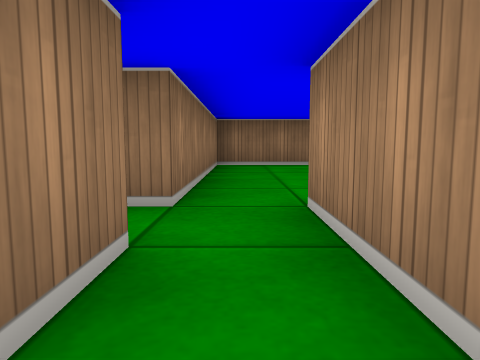
view 1 (above)

16 first-person views from a walk through a cub3D level. The camera is about half as high as the walls, tilts 6° down and sees 70° across. The floor is counted in squares. Each view is taken from the middle of a square. On the plan, view 1 faces up. The plan holds only what a view shows up to about 9 squares ahead; the rest is blank.

view 2
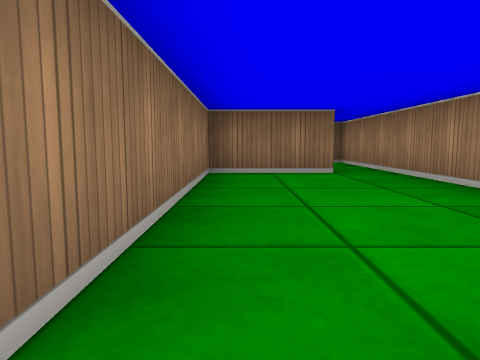

view 3
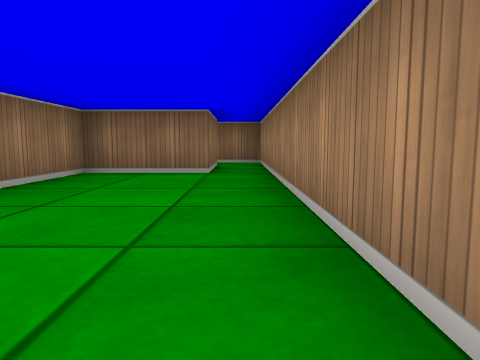

view 4
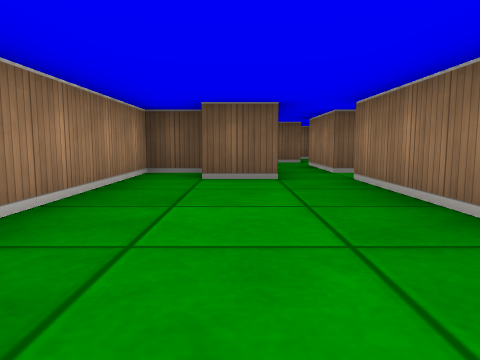

view 5
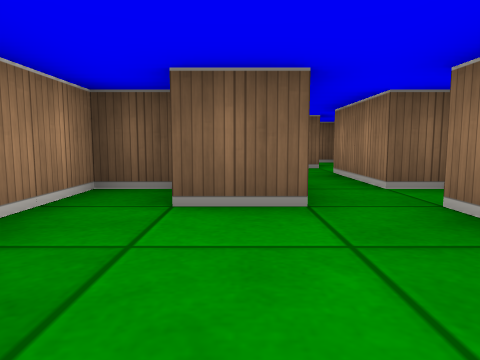

view 6
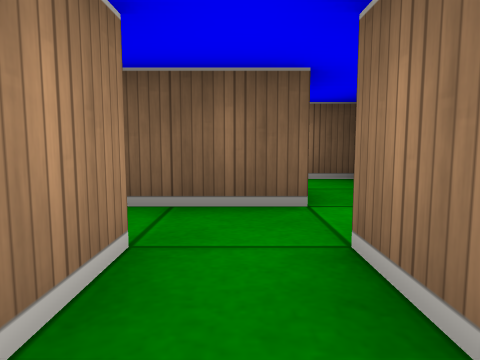

view 7
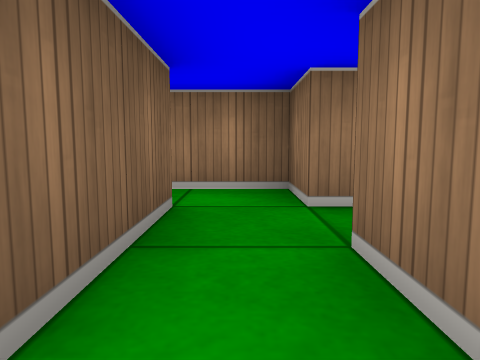

view 8
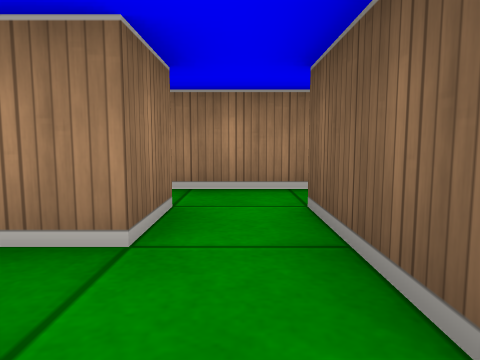

view 9
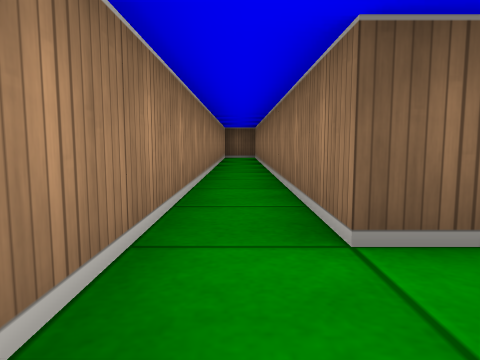

view 10
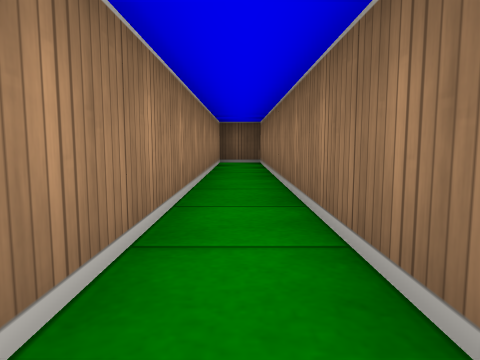

view 11
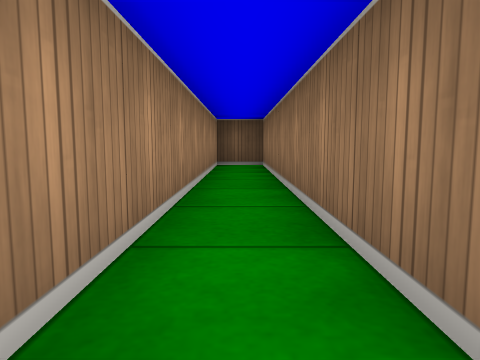

view 12
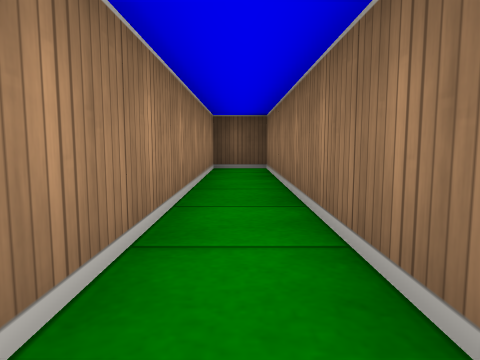

view 13
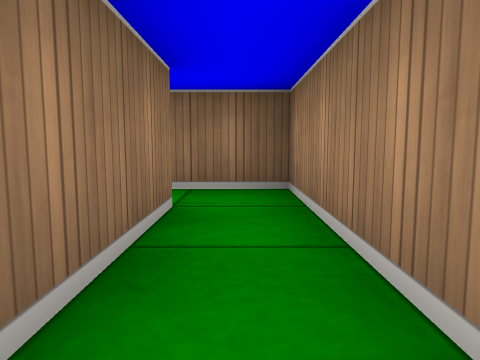

view 14
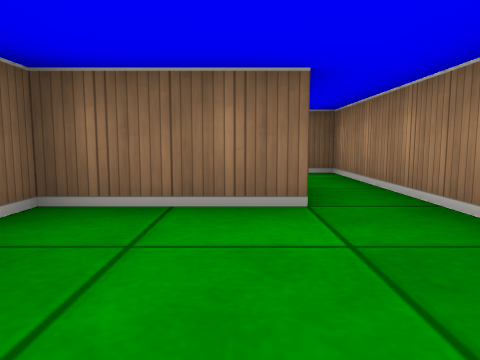

view 15
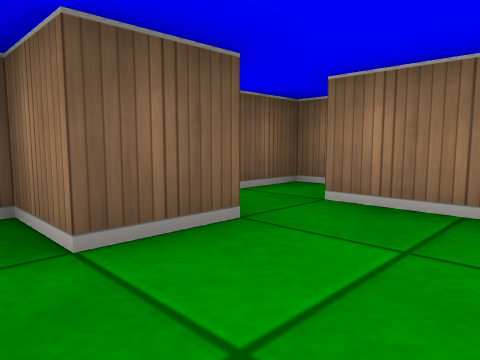

view 16
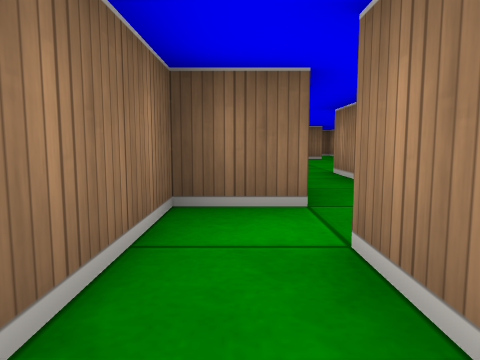

### Floor plan
Ten units are one square. View 1 is at (0, 0); x grows to the right and y downward. Boxes are objects, and circles mark ways between rooms. Rooms are numbered by the first view taken in them; rooms with no view inside come last. Other rooms are left out.
<svg viewBox="-21 -100 51 220">
<path fill="none" stroke="#000" d="M-5 -25 -9 -25M5 5 5 -25M-15 -20 -15 -15 -5 -15 -5 5M5 -25 15 -25 15 -15 25 -15 25 -95M15 -95 15 -75 -5 -75 -5 -25M5 15 15 15 15 115 25 115 25 2M15 5 5 5M-5 24 -5 15 5 15M-5 5 -15 5 -15 24M-16 35 -9 35"/>
<circle cx="0" cy="-30" r="3" fill="#2a7"/>
<circle cx="0" cy="0" r="3" fill="#2a7"/>
<circle cx="10" cy="10" r="3" fill="#2a7"/>
<text x="0" y="-10">1</text>
<text x="10" y="-50">2</text>
<text x="20" y="50">3</text>
<text x="-10" y="20">4</text>
</svg>
Room 1 opens to room 2. Room 1 opens to room 4. Room 3 opens to room 4.

Where each view was taken, in squares from view 1:
view 1: 0 up, 0 right, facing up
view 2: 2 up, 0 right, facing up
view 3: 2 up, 2 right, facing up
view 4: 7 up, 1 right, facing down
view 5: 5 up, 1 right, facing down
view 6: 1 up, 0 right, facing down
view 7: 1 down, 2 right, facing left
view 8: 1 down, 1 left, facing right
view 9: 0 up, 2 right, facing down
view 10: 3 down, 2 right, facing down
view 11: 4 down, 2 right, facing down
view 12: 5 down, 2 right, facing down
view 13: 7 up, 2 right, facing up
view 14: 5 up, 1 right, facing up
view 15: 4 up, 2 right, facing down-left
view 16: 3 down, 1 left, facing up
